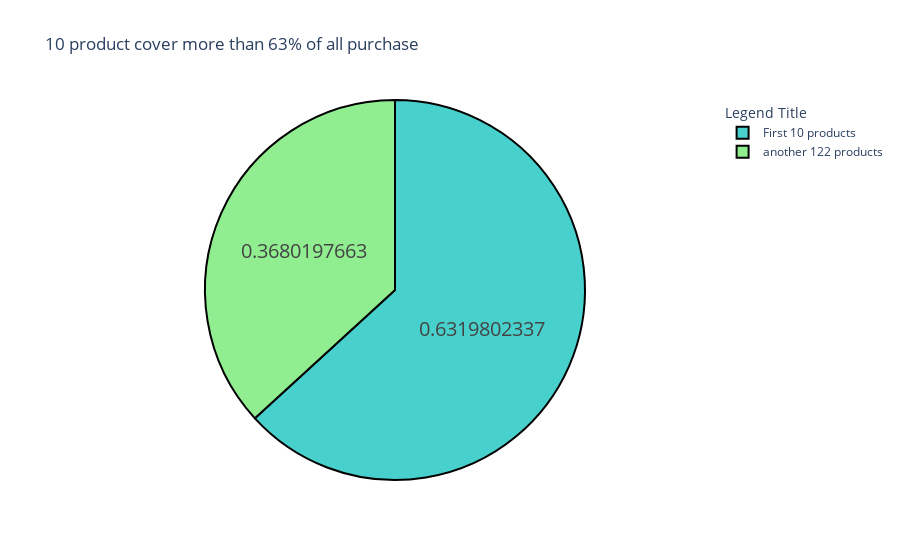

The notebook cell this image was saved under:
### Code cell
import plotly.graph_objects as go

labels = ['First 10 products','another 122 products']
values = [0.6319802336631385, 1-0.6319802336631385]
colors = ['mediumturquoise', 'lightgreen', '']
fig = go.Figure(data=[go.Pie(labels=labels, values = values)])
fig.update_traces(hoverinfo='label+percent', textinfo='value', textfont_size=20,
                  marker=dict(colors=colors, line=dict(color='#000000', width=2)))

fig.update_layout(
    title="10 product cover more than 63% of all purchase",
    legend_title="Legend Title",
)
fig.show()

### Figure 1 — Plotly figure (JSON) as saved in the notebook; plotly's stock layout.template omitted (floating-point values rounded to 4 significant figures)
{"data": [{"hoverinfo": "label+percent", "labels": ["First 10 products", "another 122 products"], "marker": {"colors": ["mediumturquoise", "lightgreen", ""], "line": {"color": "#000000", "width": 2}}, "textfont": {"size": 20}, "textinfo": "value", "type": "pie", "values": [0.632, 0.368]}], "layout": {"legend": {"title": {"text": "Legend Title"}}, "title": {"text": "10 product cover more than 63% of all purchase"}}}
